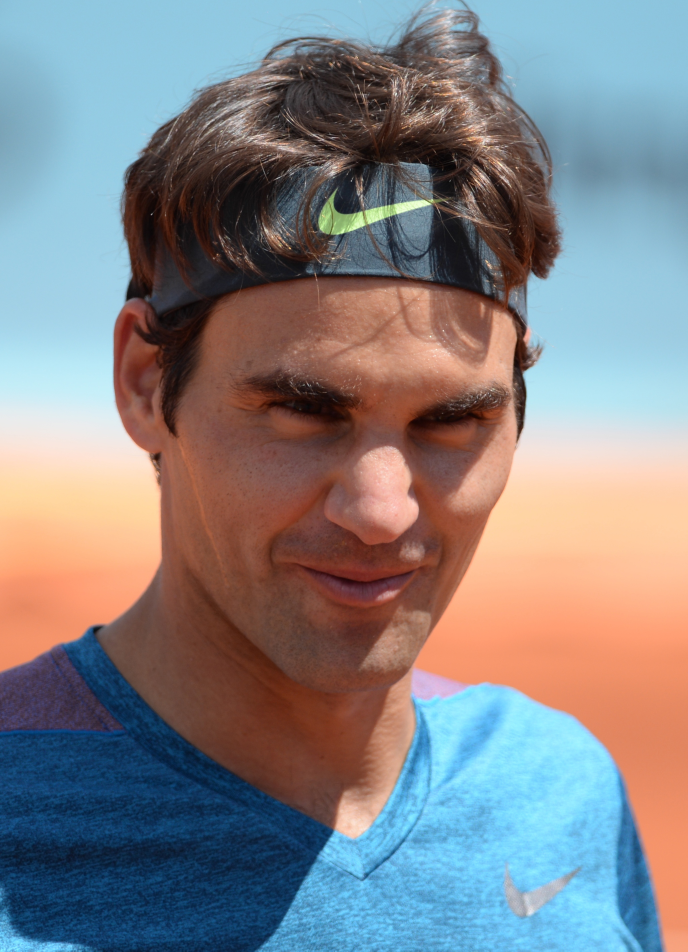
#> input picture CV/Week 2/roger.jpg, 2062 x 2854 px (shown at 1/3 size)
$ python q1-image-negative.py
#> lines starting #> are read from the running program, lines starting #| are printed output that depends on the picture
import cv2 as cv
# https://sharmaji27.medium.com/how-to-generate-a-negative-image-in-python-using-opencv-interesting-project-439da0c19544

img = cv.imread('roger.jpg', 0)
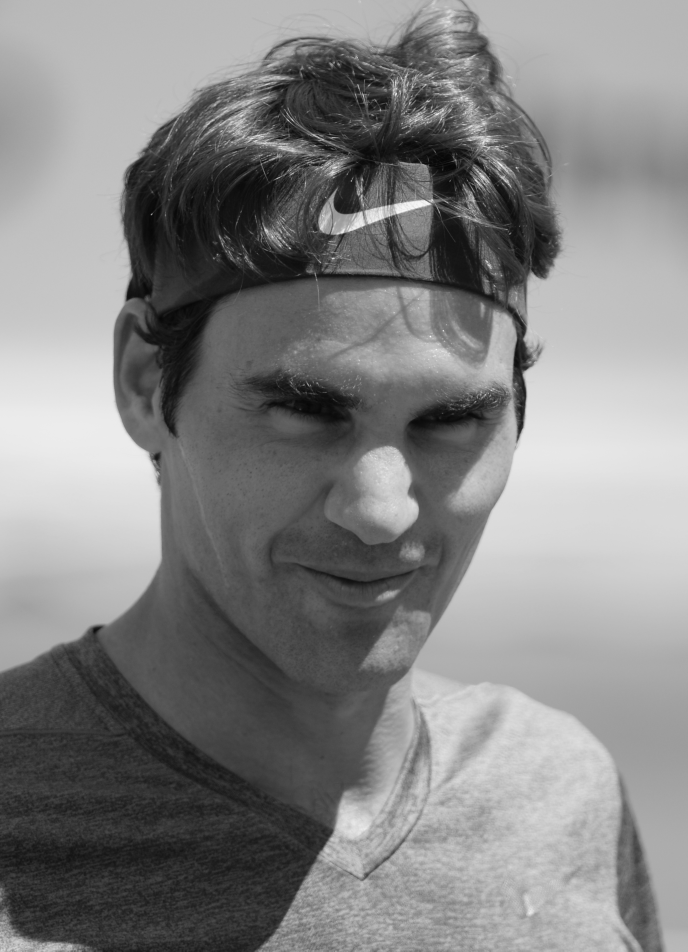
#> img: shape (2854, 2062) (shown at 1/3 size); min 4, max 253, mean 131.7
img = cv.resize(img, (600, 800))
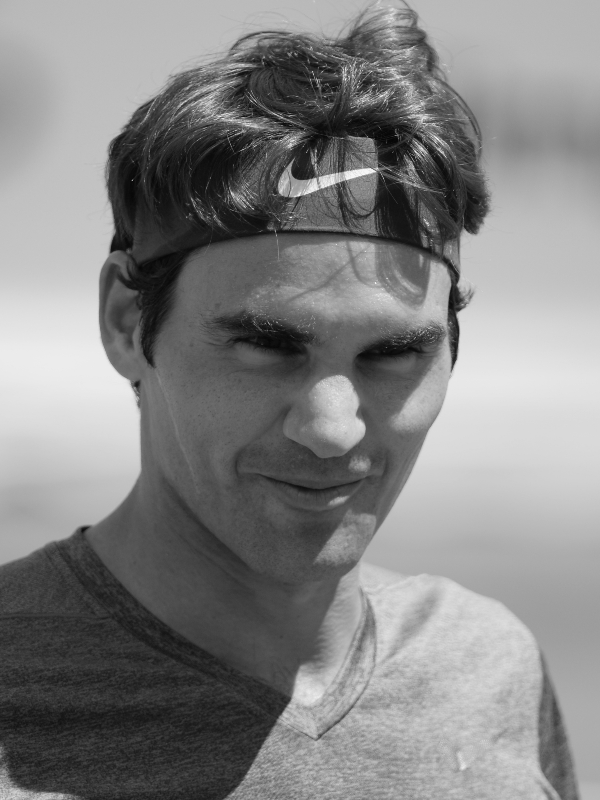
#> img: shape (800, 600); min 5, max 249, mean 131.6

negative_img = abs(255 - img)
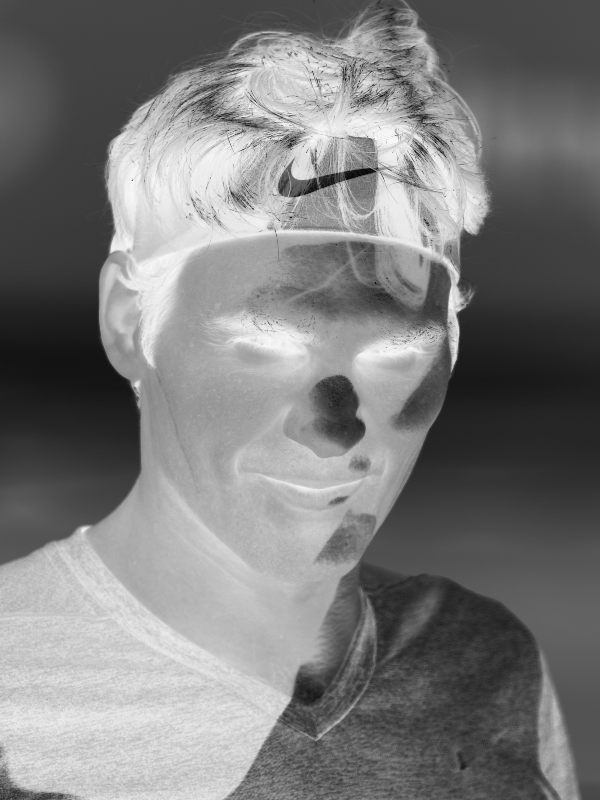
#> negative_img: shape (800, 600); min 6, max 250, mean 123.4
cv.imshow('Negative image', negative_img)

# cv.imshow('Display', img)
cv.waitKey(0)
